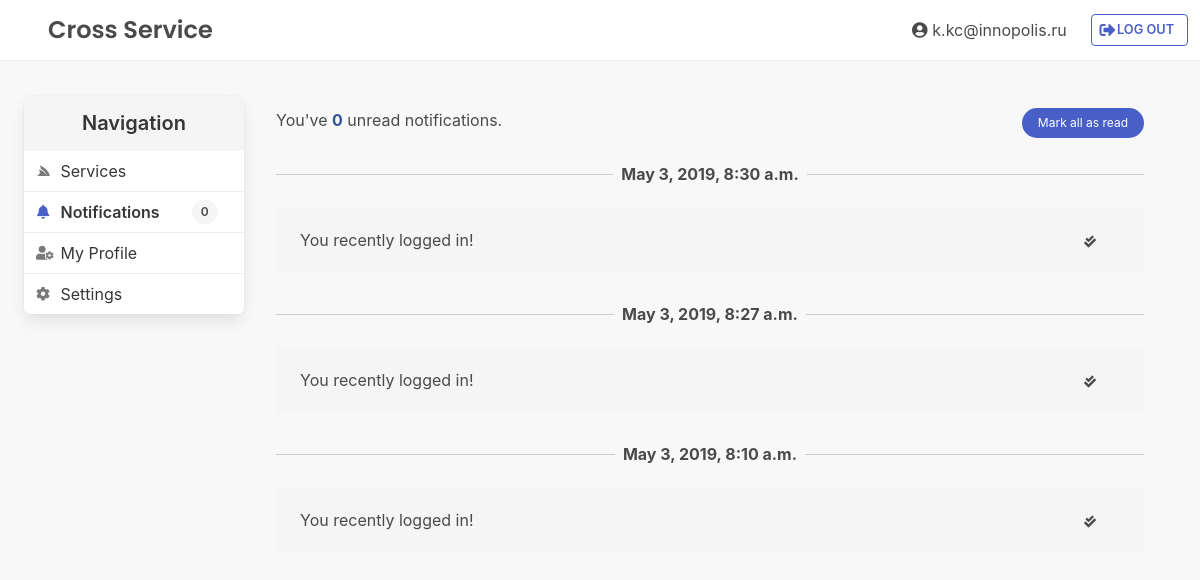
The app's page /notifications/ (signed in) with its own data.
### service/models.py (models this page shows)
class Notification(models.Model):
    class Meta:
        app_label = "service"
    text = models.CharField(max_length=800, blank=False)
    owner = models.ForeignKey(settings.AUTH_USER_MODEL, on_delete=models.SET_NULL, null=True)
    created_datetime = models.DateTimeField(blank=False)
    is_read = models.BooleanField(default=False)
    target_url = models.CharField(max_length=800, blank=False)

### main/views.py (the view)
# urls.py: path('notifications/', views.get_notifications, name='notifications'),
@login_required
def get_notifications(request):
    try:
        notifications = Notification.objects.filter(
            owner=request.user
        ).order_by('-created_datetime')
    except Notification.DoesNotExist:
        notifications = []
    return render(request, 'main/notifications.html', context={
        'navigation': 'notifications',
        'unread_notifications_count': Notification.objects.filter(is_read=False,owner=request.user).count(),
        'notifications': notifications,
    })

### templates/main/notifications.html (shortened to what this page needs)
{% extends "../base_generic.html" %}
{% block page-content %}
    <p class="">
        You've <span class="has-text-info has-text-weight-bold">
            {{ unread_notifications_count }}</span> unread notifications.
        <a href="{% url 'read-notification-all' %}" class="button is-small is-rounded is-pulled-right is-link">Mark all as read</a>
    </p>
    {% for notification in notifications %}
    <fieldset class="m-t-lg" style="border-top: 1px solid #ccc;">
        <legend class="subtitle is-6 has-text-centered has-text-weight-bold p-l-sm p-r-sm">{{ notification.created_datetime }}</legend>
        <div class="notification {% if notification.is_read %}has-background-ter{% else %}has-background-white{% endif %}">
            {% if notification.is_read %}
            <span class="is-text p-sm is-pulled-right is-size-7 fas fa-check-double" title="Marked as read."></span>
            {% else %}
            <a href="{% url 'read-notification' notification.id %}" class="button is-size-7 is-pulled-right" title="Mark as read?" >
                <span class="icon is-normal">
                    <i class="fas fa-check"></i>
                </span>
            </a>
            {% endif %}
            {{ notification.text }}
        </div>
    </fieldset>
    {% endfor %}
{% endblock %}

### templates/base_generic.html (shortened to what this page needs)
<!DOCTYPE html>
<html lang="en" class="{% if messages %}is-clipped{% endif %}">
<head>
  <link rel="stylesheet" href="https://cdnjs.cloudflare.com/ajax/libs/bulma/0.7.4/css/bulma.min.css" />
  <link rel="stylesheet" href="https://cdnjs.cloudflare.com/ajax/libs/animate.css/3.7.0/animate.min.css" />
  <link rel="stylesheet" href="https://use.fontawesome.com/releases/v5.8.1/css/all.css" />
  {% load static %}
  <link rel="stylesheet" href="{% static 'css/styles.css' %}" />
</head>
<body class="has-navbar-fixed-top ">
    <nav id="fixed-topbar" class="navbar is-fixed-top has-background-white-info p-xs" role="navigation" aria-label="main navigation">
        <div class="navbar-brand has-text-centered p-l-lg" style="width:100%;">
            <a class="navbar-item has-poppins-text is-size-4 has-text-weight-semibold "  href="/service">
                Cross Service
            </a>
            <div class="navbar-end level is-mobile" style="width:100%;">
                <div class="level-right has-text-right">
                    {% if user.is_authenticated %}
                    <a href="{% url 'user:info' %}" class="level-item is-hidden-mobile navbar-item has-icons-left">
                        <span class="icon">
                            <i class="fas fa-user-circle"></i>
                        </span>&nbsp;{{ user.username }}
                    </a>
                    <div class="level-item ">
                        <a class="button is-link is-outlined has-text-weight-semibold m-r-sm" style="font-size: 0.8rem;" href="{% url 'user:logout' %}">
                            <span class="icon is-size-6">
                                <i class="fas fa-sign-out-alt"></i>
                            </span>
                            &nbsp; LOG OUT
                        </a>
                    </div>
                    {% endif %}
                </div>
            </div>
        </div>
    </nav>
    <div class="body-content columns is-gapless" style="padding: 1.5rem; min-height: calc(100vh - 3.25rem);">
        <div class="column is-narrow " style="width: 220px;">
            <nav class="panel has-background-white sticky-sidebar" >
                <p class=" panel-heading has-text-centered has-background-white-ter has-text-weight-semibold">
                    Navigation
                </p>
                {% if user.is_authenticated %}
                <a class="panel-block {% if 'service' in navigation %}is-active has-text-weight-semibold{% endif %}" href="{% url 'service:index' %}">
                    <span class="panel-icon">
                        <i class="fab fa-servicestack" aria-hidden="true"></i>
                    </span>
                    Services
                </a>
				<a class="panel-block {% if 'notifications' in navigation %}is-active has-text-weight-semibold{% endif %}" href="{% url 'notifications' %}" title="{% if unread_notifications_count > 0 %}{{unread_notifications_count}}{% else %}0{% endif %} unread notifications!">
                    <span class="panel-icon">
                        <i class="fas fa-bell" aria-hidden="true"></i>
                    </span>
                    Notifications &nbsp;&nbsp;&nbsp;&nbsp;&nbsp;&nbsp;&nbsp;
                    <span class="tag {% if unread_notifications_count > 0 %}is-link {% else %} is-light {% endif %} has-text-weight-semibold is-normal is-rounded" title="">
                        {% if unread_notifications_count > 0 %}{{unread_notifications_count}}{% else %}0{% endif %}
                    </span>
                </a>
                <a class="panel-block {% if 'profile' in navigation %}is-active has-text-weight-semibold{% endif %}" href="{% url 'user:info' %}">
                    <span class="panel-icon">
                        <i class="fas fa-user-cog" aria-hidden="true"></i>
                    </span>
                    My Profile
                </a>
                <a class="panel-block {% if 'settings' in navigation %}is-active has-text-weight-semibold{% endif %}" href="{% url 'settings' %}">
                    <span class="panel-icon">
                        <i class="fas fa-cog" aria-hidden="true"></i>
                    </span>
                    Settings
                </a>
                {% endif %}
            </nav>
        </div>
        <div class="column animated slideInDown">
            <div class="p-lg">
                {% block page-content %}{% endblock %}
            </div>
        </div>
    </div>
</body>
</html>

### static/css/styles.css (style rules this page uses)
.has-poppins-text { font-family: 'Poppins', sans-serif; }
body { background: #f8f8f8; }
#fixed-topbar { border-bottom: solid 1px #eee; }
.sticky-sidebar { position: -webkit-sticky; position: sticky; top: 6rem; }
.panel-block { padding: 8px 12px!important; }
.panel-block.is-active { border-left-width: 4px; }
.p-xs { padding: 0.25rem; }
.p-sm { padding: 0.5rem; }
.m-r-sm { margin-right: 0.5rem; }
.p-r-sm { padding-right: 0.5rem; }
.p-l-sm { padding-left: 0.5rem; }
.p-lg { padding: 2rem; }
.m-t-lg { margin-top: 2rem; }
.p-l-lg { padding-left: 2rem; }
.has-text-info { color: #2b5797!important; }

### records on screen
Notification: created_datetime "May 3, 2019, 8:30 a.m.", is_read True (drawn), text "You recently logged in!"
Notification: created_datetime "May 3, 2019, 8:27 a.m.", is_read True (drawn), text "You recently logged in!"
Notification: created_datetime "May 3, 2019, 8:10 a.m.", is_read True (drawn), text "You recently logged in!"

### other values on screen
{{ user.username }} "k.kc@innopolis.ru"
{{ unread_notifications_count }} "0"
